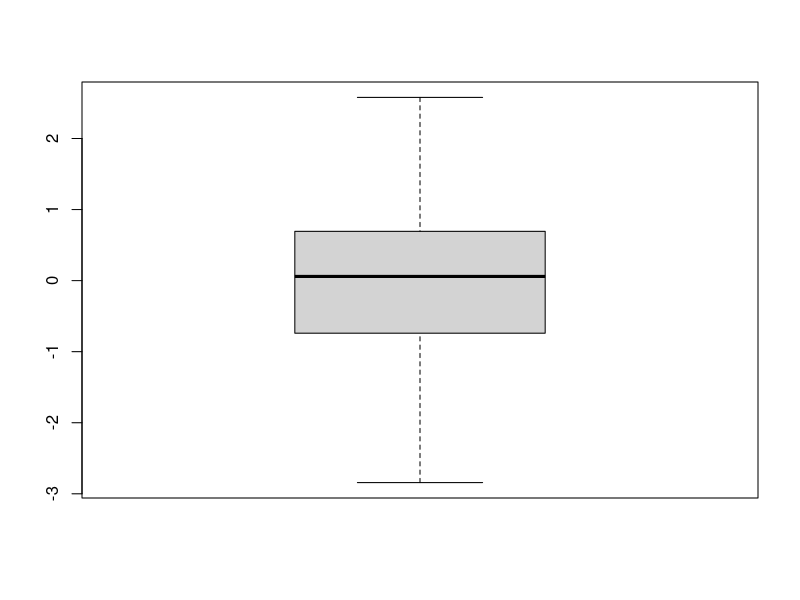

Reproduce this figure in R. (Note: this script raises an error after producing the figure.)
ran_x_values = rnorm(100, mean=0, sd=1)
ran_x_values
boxplot(ran_x_values)
ran_y_values = rnorm(100, mean = 2, sd = 1)
ran_y_values
# draw the scatter plot
my_frame = data.frame(ran_x_values, ran_y_values)
ggplot() + geom_point(data = my_frame, aes(x=ran_x_values, y=ran_y_values), color="blue", size=3)
